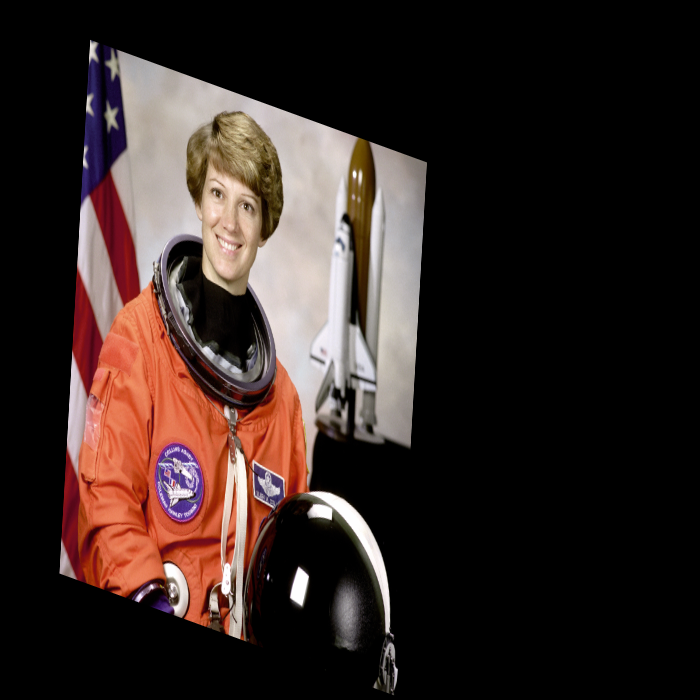
#> input picture Lab03/glitched_photo.png, 700 x 700 px
$ python q1_transformations.py ../Lab03/glitched_photo.png
#> lines starting #> are read from the running program, lines starting #| are printed output that depends on the picture; long printed decimals are rounded
"""Q1: Image transformations (a-e).
Usage: python q1_transformations.py [image_path]
pip install opencv-python numpy matplotlib
"""
import sys
import cv2
import numpy as np
import matplotlib.pyplot as plt


def load(path):
#> called with path = '../Lab03/glitched_photo.png'
    img = cv2.imread(path) if path else None
#> img is the input picture: shape (700, 700, 3); mean B, G, R 36.1, 39.6, 53
    if img is None:  # fallback synthetic image (checkerboard + text)
        img = np.full((300, 400, 3), 255, np.uint8)
        for i in range(0, 400, 50):
            for j in range(0, 300, 50):
                if (i // 50 + j // 50) % 2 == 0:
                    cv2.rectangle(img, (i, j), (i + 50, j + 50), (200, 120, 40), -1)
        cv2.putText(img, "LAB 07", (110, 160), cv2.FONT_HERSHEY_SIMPLEX, 1.5, (0, 0, 255), 4)
    return img


def show(items, cols=3, title=""):
    rows = (len(items) + cols - 1) // cols
    plt.figure(figsize=(5 * cols, 4 * rows))
    for k, (name, im) in enumerate(items):
        plt.subplot(rows, cols, k + 1)
        plt.imshow(cv2.cvtColor(im, cv2.COLOR_BGR2RGB))
        plt.title(name)
        plt.axis("off")
    plt.suptitle(title)
    plt.tight_layout()


img = load(sys.argv[1] if len(sys.argv) > 1 else None)
h, w = img.shape[:2]
#> h = 700; w = 700

# ---------------- (a) 2D transformations ----------------
T = np.float32([[1, 0, 80], [0, 1, 40]])                       # translation
R = cv2.getRotationMatrix2D((w / 2, h / 2), 30, 1.0)           # rotation 30 deg
S = np.float32([[0.6, 0, 0], [0, 0.6, 0]])                     # scaling
SH = np.float32([[1, 0.4, 0], [0, 1, 0]])                      # shearing (x)
show([("Original", img),
      ("Translation", cv2.warpAffine(img, T, (w, h))),
      ("Rotation 30°", cv2.warpAffine(img, R, (w, h))),
      ("Scaling 0.6x", cv2.warpAffine(img, S, (w, h))),
      ("Shear x=0.4", cv2.warpAffine(img, SH, (int(w * 1.4), h)))],
     title="Q1(a) 2D transformations")

# ---------------- (b) 3D transformation ----------------
# Unit cube, rotated and translated along x, y, z, then projected with a pinhole camera.
cube = np.array([[x, y, z] for x in (-1, 1) for y in (-1, 1) for z in (-1, 1)], float)
edges = [(i, j) for i in range(8) for j in range(i + 1, 8)
         if np.sum(cube[i] != cube[j]) == 1]


def rot_xyz(ax, ay, az):
    ax, ay, az = np.radians([ax, ay, az])
    Rx = np.array([[1, 0, 0], [0, np.cos(ax), -np.sin(ax)], [0, np.sin(ax), np.cos(ax)]])
    Ry = np.array([[np.cos(ay), 0, np.sin(ay)], [0, 1, 0], [-np.sin(ay), 0, np.cos(ay)]])
    Rz = np.array([[np.cos(az), -np.sin(az), 0], [np.sin(az), np.cos(az), 0], [0, 0, 1]])
    return Rz @ Ry @ Rx


def project(P, f=3.0):
    return f * P[:, :2] / P[:, 2:3]


fig = plt.figure(figsize=(15, 4))
cases = [("Original (z+6)", np.eye(3), [0, 0, 6]),
         ("Rotate x=40°", rot_xyz(40, 0, 0), [0, 0, 6]),
         ("Rotate y=40°", rot_xyz(0, 40, 0), [0, 0, 6]),
         ("Rotate z=40° + move x,y,z", rot_xyz(0, 0, 40), [2, 1, 8])]
for k, (name, Rm, t) in enumerate(cases):
    P = cube @ Rm.T + np.array(t, float)   # P' = R P + t
    p = project(P)
    ax = fig.add_subplot(1, 4, k + 1)
    for i, j in edges:
        ax.plot([p[i, 0], p[j, 0]], [p[i, 1], p[j, 1]], "b-")
    ax.set_title(name); ax.set_aspect("equal"); ax.set_xlim(-4, 4); ax.set_ylim(-4, 4)
fig.suptitle("Q1(b) 3D cube transformations (perspective-projected)")

# ---------------- (c) Homogeneous coordinates ----------------
pt = np.array([50, 30])
pt_h = np.array([50, 30, 1])
print("(c) 2D point", pt, "-> homogeneous", pt_h)
T3 = np.array([[1, 0, 80], [0, 1, 40], [0, 0, 1]])
print("    translation as ONE matrix multiply:", T3 @ pt_h)
print("    scaled homogeneous (100,60,2) is the same point:", np.array([100, 60, 2])[:2] / 2)
print("""    WHY: translation is not a linear map in (x,y), so it can't be a 2x2 matrix. The extra
    coordinate lets translation, rotation, scale, shear AND perspective all be 3x3 matrices that
    compose by matrix multiplication; it also represents points at infinity (w=0) and
    makes perspective division (x/w, y/w) possible.""")

# ---------------- (d) Affine transformation ----------------
src = np.float32([[0, 0], [w - 1, 0], [0, h - 1]])
#> src = [[0, 0], [699, 0], [0, 699]]
dst = np.float32([[40, 30], [w - 80, 60], [90, h - 40]])
#> dst = [[40, 30], [620, 60], [90, 660]]
A = cv2.getAffineTransform(src, dst)
aff = cv2.warpAffine(img, A, (w, h))
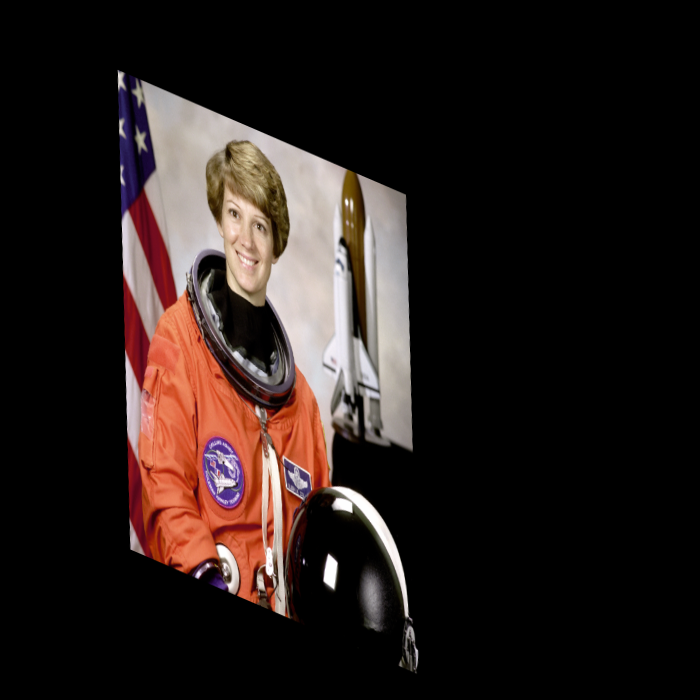
#> aff: shape (700, 700, 3); mean B, G, R 26.9, 29.5, 39.5
show([("Original", img), ("Affine", aff)], cols=2, title="Q1(d) Affine transform")
print("(d) Affine matrix:\n", A)
#| (d) Affine matrix:
#|  [[ 0.8298   0.07153 40.        ]
#|  [ 0.04292  0.9013 30.        ]]
print("    Straight lines stay straight, parallel lines stay parallel (ratios along lines preserved);"
      " angles/lengths are NOT preserved.")

# ---------------- (e) Projective transform (homography) ----------------
# Simulate a slanted book/page, then fix it with a homography.
tilt_src = np.float32([[0, 0], [w, 0], [w, h], [0, h]])
#> tilt_src = [[0, 0], [700, 0], [700, 700], [0, 700]]
tilt_dst = np.float32([[60, 50], [w - 30, 10], [w - 90, h - 20], [20, h - 70]])
Htilt = cv2.getPerspectiveTransform(tilt_src, tilt_dst)
#> Htilt = [[0.741, -0.0566, 60], [-0.0591, 0.847, 50], [-0.000194, 2.87e-05, 1]]
tilted = cv2.warpPerspective(img, Htilt, (w, h))
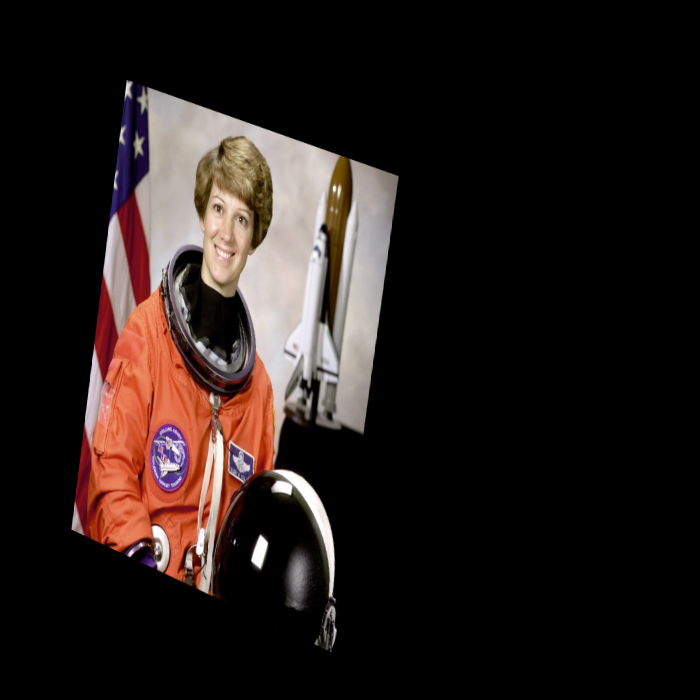
#> tilted: shape (700, 700, 3); mean B, G, R 25.9, 28.3, 37.4
Hfix = cv2.getPerspectiveTransform(tilt_dst, tilt_src)      # inverse mapping
#> Hfix = [[1.35, 0.0934, -85.89], [0.0791, 1.21, -65.05], [0.00026, -1.65e-05, 1]]
fixed = cv2.warpPerspective(tilted, Hfix, (w, h))
show([("Original", img), ("Tilted", tilted), ("Corrected (homography)", fixed)],
     title="Q1(e) Perspective correction")

plt.show()
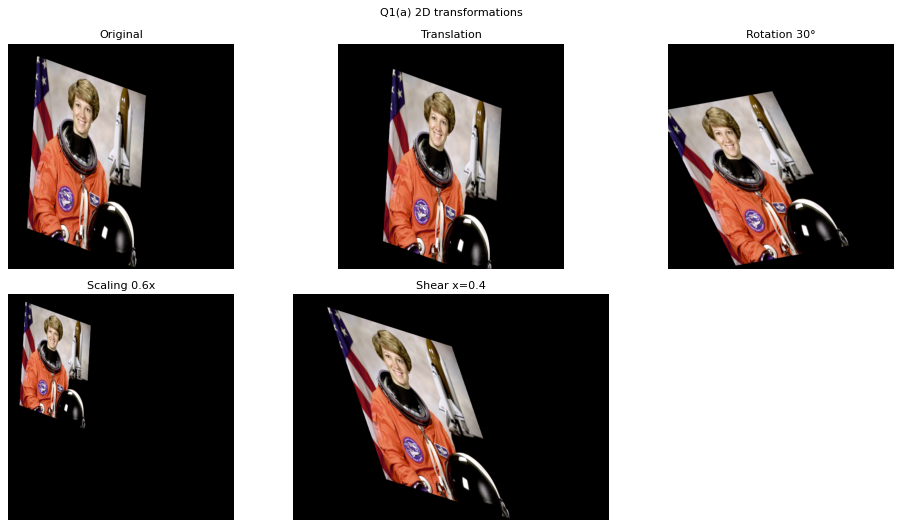
#> figure drawn by matplotlib, 5 panels
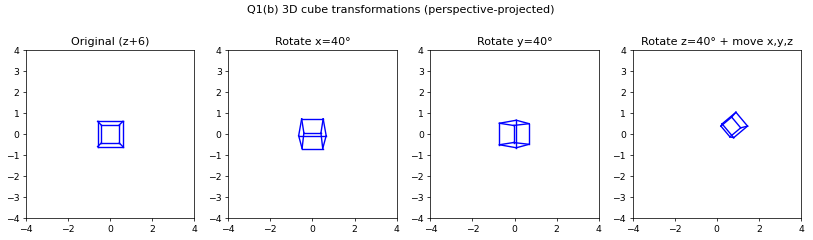
#> figure drawn by matplotlib, 4 panels
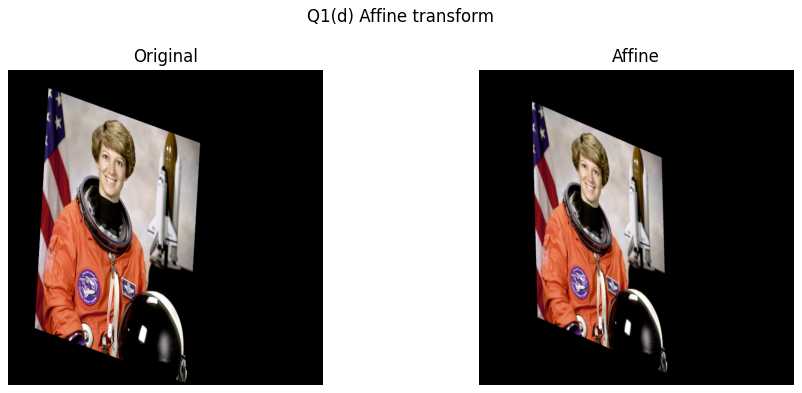
#> figure drawn by matplotlib, 2 panels
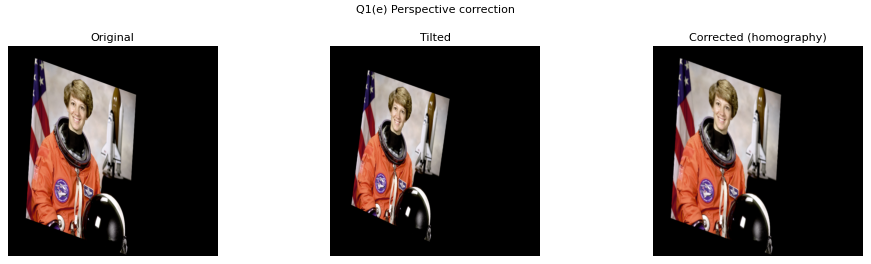
#> figure drawn by matplotlib, 3 panels
